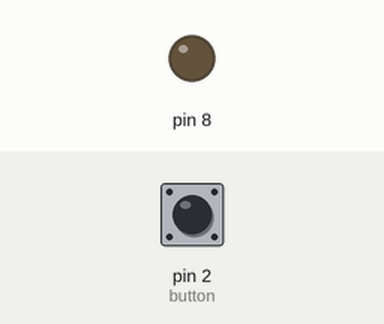
Recording of a sketch running on a simulated Arduino Uno, built with avr-gcc and run on an emulated ATmega328P. Parts: output pins drawn as LEDs (lit = HIGH). The test bench sets the inputs (shaded band); at power-on: pin 2 (button) HIGH. What the sketch prints to the serial monitor is not drawn.

Above: at 1.2 s.
1.3 s: pin 2 (button) pulled LOW for 0.15 s
At 1.37 s:
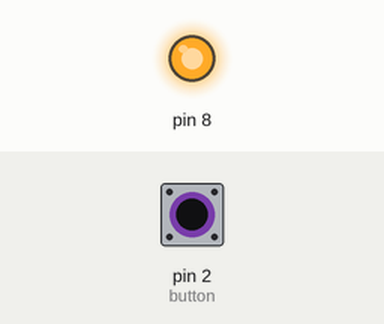
2.9 s: pin 2 (button) pulled LOW for 3.2 s
At 7.5 s:
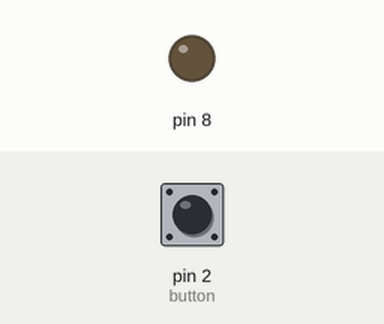
Timing chart, 0 to 9.0 s (numbered marks = the images above; inputs shaded):
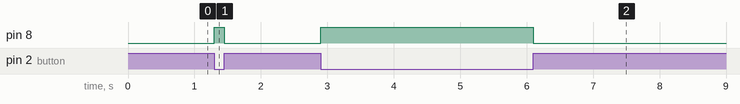

The sketch:

button_led_test.ino
```cpp
#define led 7
#define button 2

void setup()
{
  pinMode(8, OUTPUT);
  pinMode(button, INPUT_PULLUP);
  Serial.begin(9600);

}

void loop() {
  if(digitalRead(button) == LOW)
  {
    digitalWrite(8, HIGH);
    Serial.write("1");
  }
  if(digitalRead(button) == HIGH)
  {
    digitalWrite(8, LOW);
    Serial.write("0");
  }

}
```

Measured:
- after the input at 1.3 s, pin 8: LOW → HIGH at once, → LOW 0.15 s later
- after the input at 2.9 s, pin 8: LOW → HIGH at once, → LOW 3.2 s later
